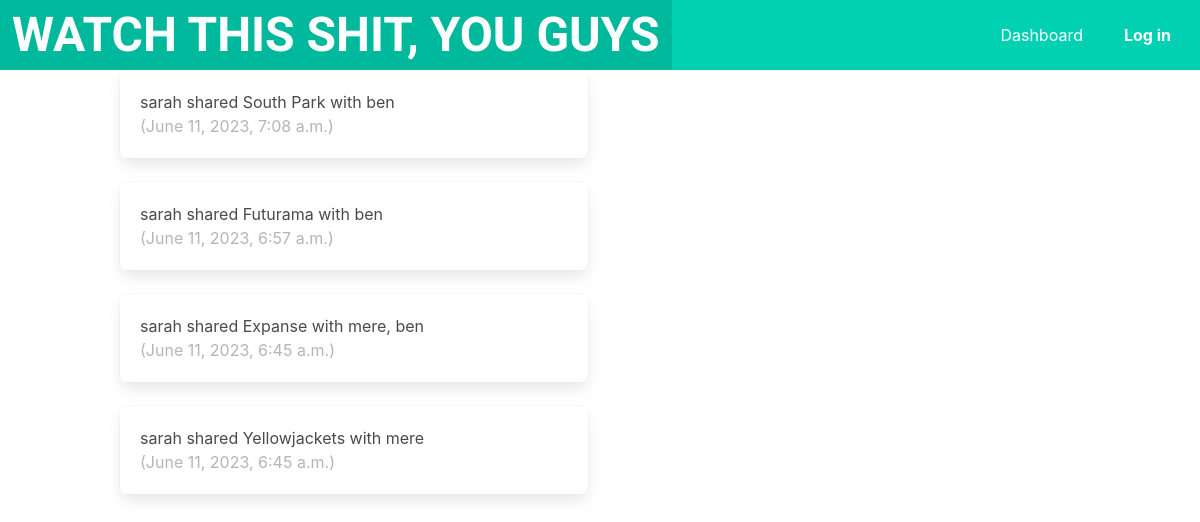
/, run on an earlier commit of the app's database.
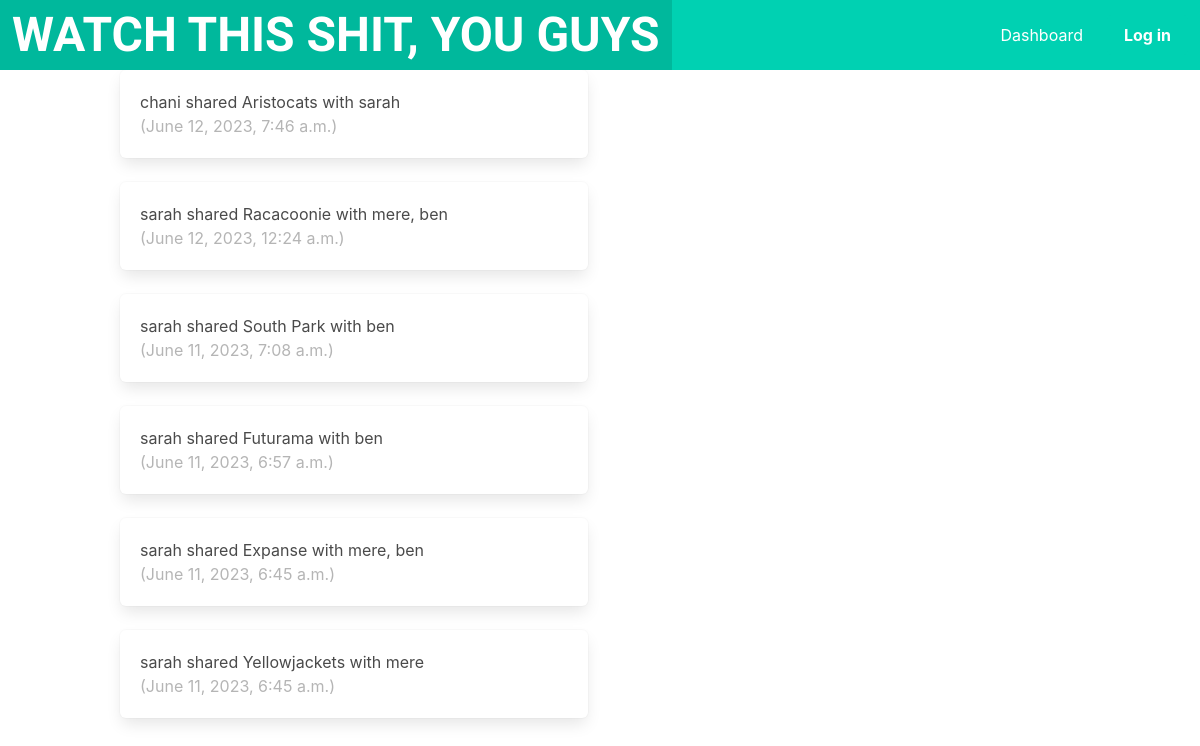
And on a later commit of the database.
### watchthisshit/models.py (models this page shows, shortened)
class Recommendation(models.Model):
    user = models.ForeignKey(
        User, related_name="recs", on_delete=models.DO_NOTHING
    )
    recipients = models.ManyToManyField(
        Profile, related_name="received_recs", symmetrical=False, blank=True
    )
    title = models.CharField(max_length=300)
    description = models.TextField(blank=True)
    media_type = models.ForeignKey(
        MediaType, on_delete=models.SET(get_media_type), default=get_media_type_id
    )
    genres = models.ManyToManyField(
        Genre, related_name="genres", symmetrical=False, blank=True
    )
    created_at = models.DateTimeField(auto_now_add=True)

class Profile(models.Model):
    user = models.OneToOneField(User, on_delete=models.CASCADE)
    follows = models.ManyToManyField(
        'self',
        related_name='followed_by',
        symmetrical=False,
        blank=True,
    )
    def __str__(self):
        return self.user.username

### watchthisshit/views.py (the view, shortened to what this page needs)
# urls.py: path("", dashboard, name="dashboard"),
def dashboard(request):
  all_recs = Recommendation.objects.all().order_by("-created_at")
  form = RecForm(initial={"user": request.user.id})
  return render(request, "watchthisshit/dashboard.html", {
    "all_recs": all_recs,
    "form": form
  })

### watchthisshit/models.py (called while the page is built)
def get_media_type():
    return MediaType.objects.get_or_create(name="Media")[0]

def get_media_type_id():
    return get_media_type().id

### watchthisshit/templates/watchthisshit/dashboard.html (shortened to what this page needs)
{% extends 'base.html' %}
{% block content %}
<div class="column is-one-half">
  {% for rec in all_recs %}
  <div class="box">
    <p>{{ rec.user.username }} shared {{ rec.title }} with {{ rec.recipients.all|join:", " }}</h5>
    <p class="is-small has-text-grey-light">({{ rec.created_at }})</p>
  </div>
  {% endfor %}
</div>
<div class="column is-one-half">
</div>
{% endblock content %}

### watchthisshit/templates/base.html (shortened to what this page needs)
<!DOCTYPE html>
<html>
  <head>
    <link rel="stylesheet" href="https://cdn.jsdelivr.net/npm/bulma@0.9.3/css/bulma.min.css">
  </head>
  <body>
    <nav class="navbar is-primary" role="navigation" aria-label="main navigation">
      <div class="navbar-brand">
        <a class="navbar-item" href="{% url 'watchthisshit:dashboard' %}">
          <h1 class="title is-1" id="main-title">WATCH THIS SHIT, YOU GUYS</h1>
        </a>
      </div>
      <div id="mainNavBar" class="navbar-menu">
        <div class="navbar-end">
          <a class="navbar-item" href="{% url 'watchthisshit:dashboard' %}">
            Dashboard
          </a>
          {% if user.is_authenticated %}
          <div class="navbar-item has-dropdown is-hoverable">
            <a class="navbar-link">
              Profiles
            </a>
            <div class="navbar-dropdown">
              <a class="navbar-item" href="{% url 'watchthisshit:profile' request.user.profile.id %}">
                My Profile
              </a>
              <a class="navbar-item" href="{% url 'watchthisshit:profile_list' %}">
                All Profiles
              </a>
            </div>
          </div>
          <div class="navbar-item">
            <div class="buttons">
              <a class="button is-primary">
                <strong>Add a Rec</strong>
              </a>
              <a class="button is-light" href="{% url 'logout' %}">
                Log out
              </a>
            </div>
          </div>
          {% else %}
          <div class="navbar-item">
            <div class="buttons">
              <a class="button is-primary" href="{% url 'login' %}">
                <strong>Log in</strong>
              </a>
            </div>
          </div>
          {% endif %}
        </div>
      </div>
    </nav>
    <div class="container">
      <div class="columns">
        {% block content %}
        {% endblock %}
      </div>
    </div>
  </body>
</html>

### watchthisshit/templates/base.html (style rules this page uses)
#main-title { font-family: 'Pompiere', sans-serif; color: white; }

What changed in the data, as far as the page shows it:
added Recommendation: user.username "chani", title "Aristocats", recipients.all "sarah", created_at "June 12, 2023, 7:46 a.m."
added Recommendation: user.username "sarah", title "Racacoonie", recipients.all "mere, ben", created_at "June 12, 2023, 12:24 a.m."
